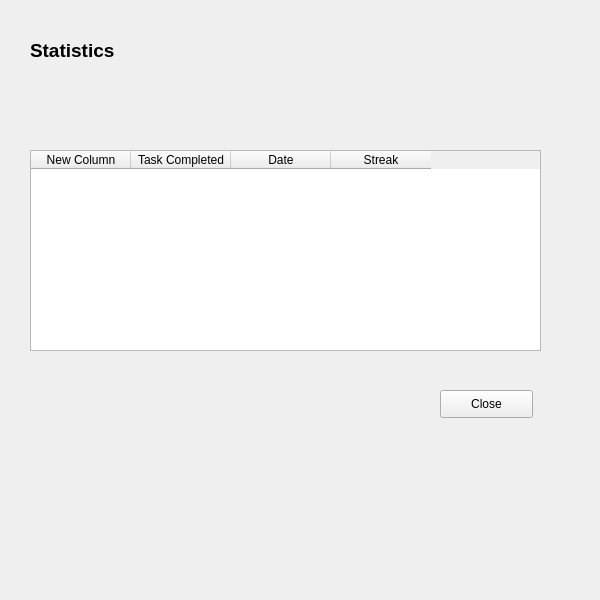
<?xml version="1.0" encoding="UTF-8"?>
<ui version="4.0">
 <class>Form</class>
 <widget class="QWidget" name="Form">
  <property name="geometry">
   <rect>
    <x>0</x>
    <y>0</y>
    <width>600</width>
    <height>600</height>
   </rect>
  </property>
  <property name="windowTitle">
   <string>Form</string>
  </property>
  <widget class="QTableWidget" name="tbl_stats">
   <property name="geometry">
    <rect>
     <x>30</x>
     <y>150</y>
     <width>511</width>
     <height>201</height>
    </rect>
   </property>
   <column>
    <property name="text">
     <string>New Column</string>
    </property>
   </column>
   <column>
    <property name="text">
     <string>Task Completed</string>
    </property>
   </column>
   <column>
    <property name="text">
     <string>Date</string>
    </property>
   </column>
   <column>
    <property name="text">
     <string>Streak</string>
    </property>
   </column>
  </widget>
  <widget class="QPushButton" name="previousPageBtn_2">
   <property name="geometry">
    <rect>
     <x>440</x>
     <y>390</y>
     <width>93</width>
     <height>28</height>
    </rect>
   </property>
   <property name="text">
    <string>Close</string>
   </property>
  </widget>
  <widget class="QLabel" name="label_2">
   <property name="geometry">
    <rect>
     <x>30</x>
     <y>30</y>
     <width>421</width>
     <height>41</height>
    </rect>
   </property>
   <property name="font">
    <font>
     <pointsize>14</pointsize>
     <weight>75</weight>
     <bold>true</bold>
    </font>
   </property>
   <property name="text">
    <string>Statistics</string>
   </property>
  </widget>
 </widget>
 <resources/>
 <connections/>
</ui>
